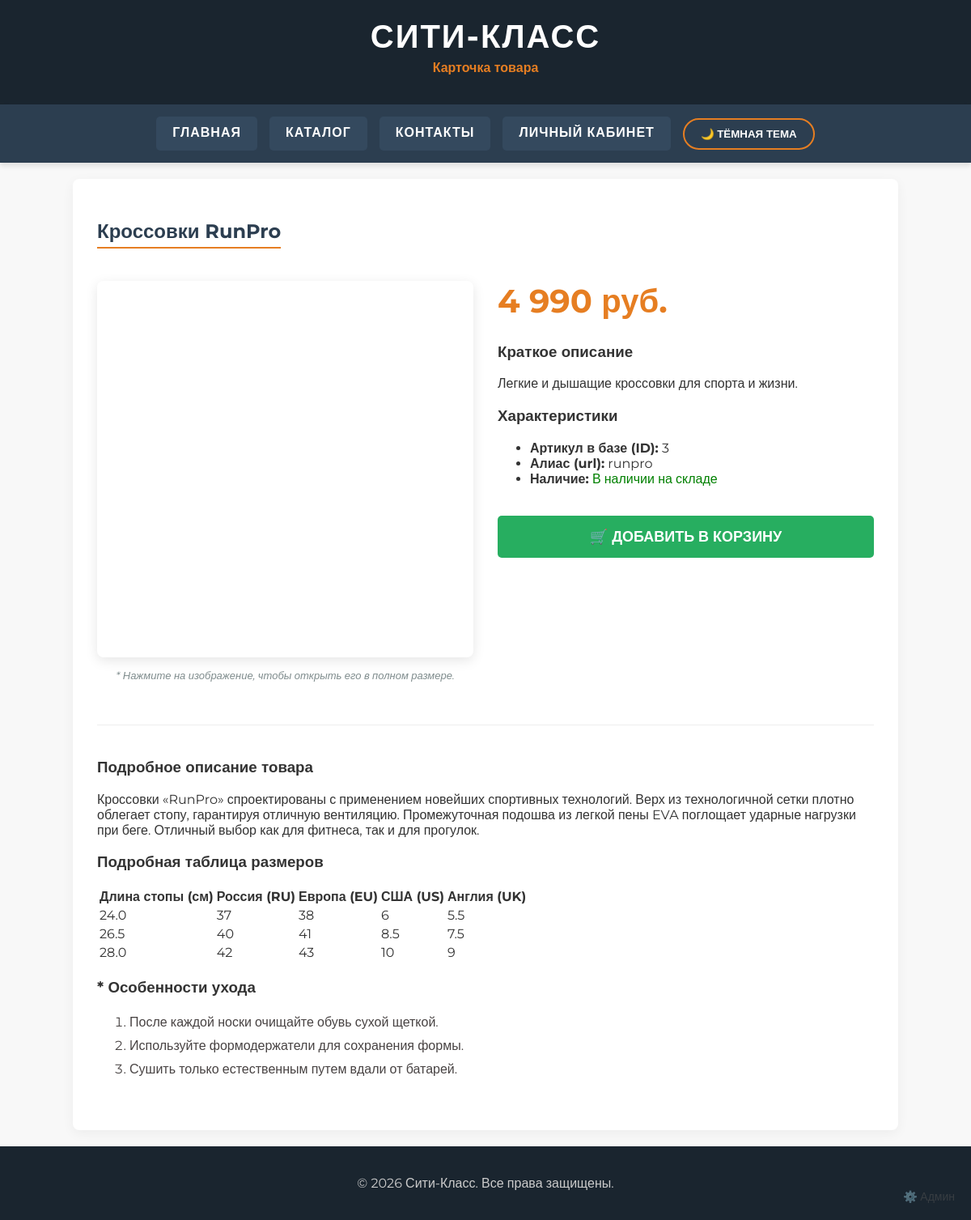
The app's page /product.php?id=3 with its own data.
### tables this page shows
CREATE TABLE IF NOT EXISTS `product` (
  `id` int(11) NOT NULL AUTO_INCREMENT,
  `manufacturer_id` smallint(6) NOT NULL DEFAULT 1,
  `name` varchar(255) NOT NULL,
  `alias` varchar(255) NOT NULL,
  `short_description` text NOT NULL,
  `description` text NOT NULL,
  `price` decimal(20,2) NOT NULL,
  `image` LONGTEXT NOT NULL,
  `available` smallint(1) NOT NULL DEFAULT '1',
  `meta_keywords` varchar(255) NOT NULL DEFAULT '',
  `meta_description` varchar(255) NOT NULL DEFAULT '',
  `meta_title` varchar(255) NOT NULL DEFAULT '',
  PRIMARY KEY (`id`)
);

### product.php (the view, shortened to what this page needs)
<?php
require_once 'db.php';
$id = isset($_GET['id']) ? intval($_GET['id']) : 0;
$sql = "SELECT * FROM product WHERE id = $id";
$result = mysqli_query($conn, $sql);
$product = mysqli_fetch_assoc($result);
$name_lower = mb_strtolower($product['name']);
$table_type = 'mens';
if (strpos($name_lower, 'кроссовки') !== false || strpos($name_lower, 'спорт') !== false) $table_type = 'sport';
elseif (strpos($name_lower, 'женск') !== false || strpos($name_lower, 'туфли red') !== false) $table_type = 'womens';
?>
<!DOCTYPE html>
<html lang="ru">
<head>
    <link rel="stylesheet" href="style.css">
</head>
<body class="product-page">
    <header>
        <h1>СИТИ-КЛАСС</h1>
        <p>Карточка товара</p>
    </header>
    <nav>
        <ul>
            <li><a href="index.php">Главная</a></li>
            <li><a href="catalog.php">Каталог</a></li>
            <li><a href="contacts.php">Контакты</a></li>
            <li><a href="login.php">Личный кабинет</a></li>
            <li><button id="theme-toggle" class="theme-btn">🌙 Тёмная тема</button></li>
        </ul>
    </nav>
    <main>
        <h2><?= htmlspecialchars($product['name']) ?></h2>
        <div style="display:flex; gap:30px; flex-wrap:wrap; margin-top:20px;">
            <div class="product-image-container" style="flex:1; min-width:300px; text-align: center;">
                <a href="<?= $product['image'] ?>" target="_blank" title="Увеличить">
                    <img src="<?= $product['image'] ?>" alt="<?= htmlspecialchars($product['name']) ?>" style="width:100%; max-width:500px; border-radius:8px; box-shadow:0 4px 15px rgba(0,0,0,0.1);">
                </a>
                <p style="font-size: 13px; color: #7f8c8d; margin-top: 10px;"><em>* Нажмите на изображение, чтобы открыть его в полном размере.</em></p>
            </div>
            <div style="flex:1; min-width:300px;">
                <h1 style="color:#e67e22; margin-top:0; font-size: 2.5em;"><?= number_format($product['price'], 0, ',', ' ') ?> руб.</h1>
                <h3>Краткое описание</h3>
                <p class="short-desc"><?= htmlspecialchars($product['short_description']) ?></p>
                <h3>Характеристики</h3>
                <ul class="char-list">
                    <li><strong>Артикул в базе (ID):</strong> <?= $product['id'] ?></li>
                    <li><strong>Алиас (url):</strong> <?= htmlspecialchars($product['alias']) ?></li>
                    <li><strong>Наличие:</strong> <?= $product['available'] ? '<span style="color:green;">В наличии на складе</span>' : '<span style="color:red;">Нет в наличии</span>' ?></li>
                </ul>
                <button style="width:100%; padding:15px; background-color:#27ae60; color:white; border:none; border-radius:5px; cursor:pointer; font-size:18px; font-weight:bold; margin-top:20px; transition: 0.3s;">
                    🛒 ДОБАВИТЬ В КОРЗИНУ
                </button>
            </div>
        </div>
        <hr style="margin: 40px 0;">
        <h3>Подробное описание товара</h3>
        <p class="detailed-desc"><?= nl2br(htmlspecialchars($product['description'])) ?></p>
        <h3>Подробная таблица размеров</h3>
        <div class="table-container">
            <table>
                <thead>
                    <tr><th>Длина стопы (см)</th><th>Россия (RU)</th><th>Европа (EU)</th><th>США (US)</th><th>Англия (UK)</th></tr>
                </thead>
                <tbody>
                    <?php if ($table_type == 'mens'): ?>
                        <tr><td>26.5</td><td>40</td><td>41</td><td>8</td><td>7</td></tr>
                        <tr><td>28.5</td><td>42</td><td>43</td><td>10</td><td>9</td></tr>
                        <tr><td>30.5</td><td>44</td><td>45</td><td>12</td><td>11</td></tr>
                    <?php elseif ($table_type == 'womens'): ?>
                        <tr><td>22.5</td><td>35</td><td>36</td><td>5</td><td>3</td></tr>
                        <tr><td>23.5</td><td>37</td><td>38</td><td>7</td><td>5</td></tr>
                        <tr><td>25.0</td><td>39</td><td>40</td><td>9</td><td>7</td></tr>
                    <?php elseif ($table_type == 'sport'): ?>
                        <tr><td>24.0</td><td>37</td><td>38</td><td>6</td><td>5.5</td></tr>
                        <tr><td>26.5</td><td>40</td><td>41</td><td>8.5</td><td>7.5</td></tr>
                        <tr><td>28.0</td><td>42</td><td>43</td><td>10</td><td>9</td></tr>
                    <?php endif; ?>
                </tbody>
            </table>
        </div>
        <h3>* Особенности ухода</h3>
        <ol style="color: #484343; line-height: 1.8; margin-bottom: 30px;">
            <li>После каждой носки очищайте обувь сухой щеткой.</li>
            <li>Используйте формодержатели для сохранения формы.</li>
            <li>Сушить только естественным путем вдали от батарей.</li>
        </ol>
    </main>
    <footer style="position: relative;">
        <p>&copy; 2026 Сити-Класс. Все права защищены.</p>
        <a href="admin.php" title="Панель администратора" style="position: absolute; right: 20px; bottom: 20px; color: #555; text-decoration: none; font-size: 14px; opacity: 0.5; transition: opacity 0.3s;">⚙️ Админ</a>
    </footer>
</body>
</html>

### style.css (style rules this page uses)
body { font-family: 'Montserrat', sans-serif; margin: 0; padding: 0; background-color: #f8f8f8; color: #333; display: flex; flex-direction: column; min-height: 100vh; transition: background-color 0.3s ease, color 0.3s ease; }
main { flex: 1; width: 80%; max-width: 1200px; margin: 20px auto; padding: 30px; background-color: #fff; box-shadow: 0 4px 15px rgba(0,0,0,0.05); border-radius: 8px; }
header { background-color: #1a252f; color: #fff; text-align: center; padding: 20px 0; }
header h1 { margin: 0; font-size: 2.5em; letter-spacing: 2px; }
header p { color: #e67e22; font-weight: 600; margin-top: 5px; }
nav { background-color: #2c3e50; box-shadow: 0 4px 6px rgba(0,0,0,0.1); }
nav ul { list-style-type: none; text-align: center; margin: 0; padding: 15px 0; display: flex; justify-content: center; align-items: center; flex-wrap: wrap; gap: 15px; }
nav ul li a { display: block; color: #ffffff; background-color: #34495e; padding: 10px 20px; border-radius: 5px; font-size: 16px; font-weight: 600; text-decoration: none; text-transform: uppercase; letter-spacing: 1px; transition: all 0.3s ease; border-bottom: 3px solid transparent; }
.theme-btn { background: transparent; border: 2px solid #e67e22; color: #fff; padding: 10px 20px; border-radius: 25px; cursor: pointer; font-weight: 600; text-transform: uppercase; transition: all 0.3s ease; }
h2 { color: #2c3e50; border-bottom: 2px solid #e67e22; padding-bottom: 5px; display: inline-block; }
hr { border: 0; height: 1px; background: #eee; margin: 20px 0; }
footer { background-color: #1a252f; color: #ccc; text-align: center; padding: 20px 0; margin-top: auto; }

### records on screen
product: name "Кроссовки RunPro", image (picture), price "4 990", short_description "Легкие и дышащие кроссовки для спорта и жизни.", id "3", alias "runpro", description "Кроссовки «RunPro» спроектированы с применением новейших спортивных технологий. Верх из технологичной сетки плотно облегает стопу, гарантируя отличную вентиляцию. Промежуточная подошва из легкой пены EVA поглощает ударные нагрузки при беге. Отличный выбор как для фитнеса, так и для прогулок."
